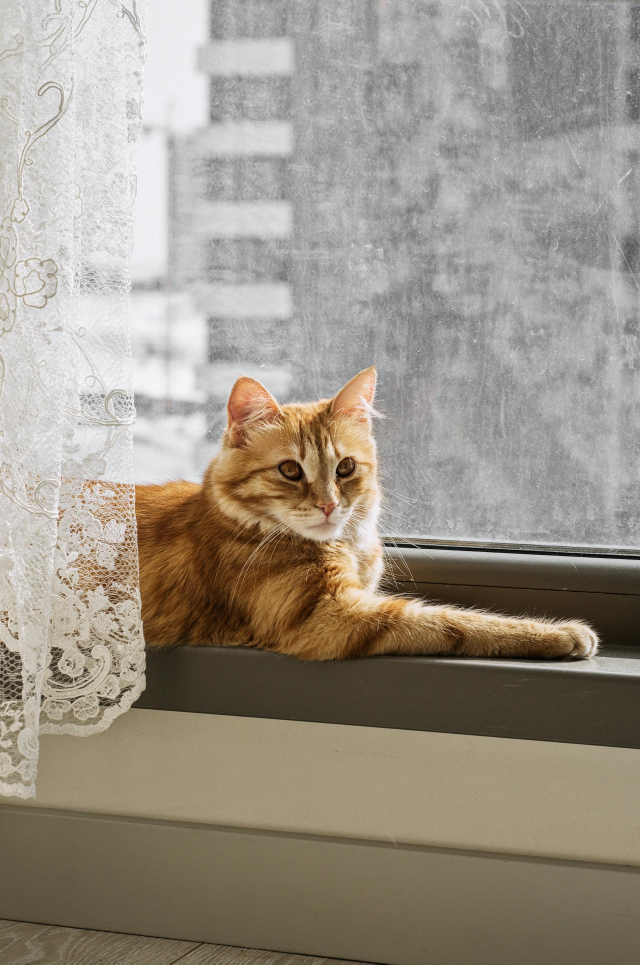
#> input picture episodes/第2期_昇腾部署Qwen3-VL-8B概念讲解/05_图片素材/real/real_P02_s02.jpg, 1920 x 2893 px (shown at 1/3 size)
$ python images_to_base64.py --dir '../episodes/第2期_昇腾部署Qwen3-VL-8B概念讲解/05_图片素材/real'
#> lines starting #> are read from the running program, lines starting #| are printed output that depends on the picture
#!/usr/bin/env python3
"""
images_to_base64.py — 图片目录 → base64 映射 JSON

用法:
  python3 scripts/images_to_base64.py --dir 素材/ --out images_b64.json
  python3 scripts/images_to_base64.py --dir 素材/ --quality 85 --max-width 1280 --out images_b64.json
  python3 scripts/images_to_base64.py --dir 素材/ --html-script images_script.js
"""

import argparse, base64, json, os, sys
from pathlib import Path

try:
    from PIL import Image; HAS_PIL = True
except ImportError:
    HAS_PIL = False

EXTS = {".png",".jpg",".jpeg",".gif",".webp"}
MIME = {".png":"image/png",".jpg":"image/jpeg",".jpeg":"image/jpeg",".gif":"image/gif",".webp":"image/webp"}

def compress(path, quality=85, mw=1920, mh=1080):
#> called with quality = 85, mw = 1920, mh = 1080
    if not HAS_PIL: return None
    img = Image.open(path)
#> img is the input picture: PIL image 1920x2893 RGB; mean R, G, B 155.3, 147.6, 136.1
    if img.mode in ("RGBA","P"): img = img.convert("RGB")
    w,h = img.size
#> w = 1920; h = 2893
    if w>mw or h>mh:
        r = min(mw/w, mh/h, 1.0)
#> r = 0.373
        img = img.resize((int(w*r),int(h*r)), Image.LANCZOS)
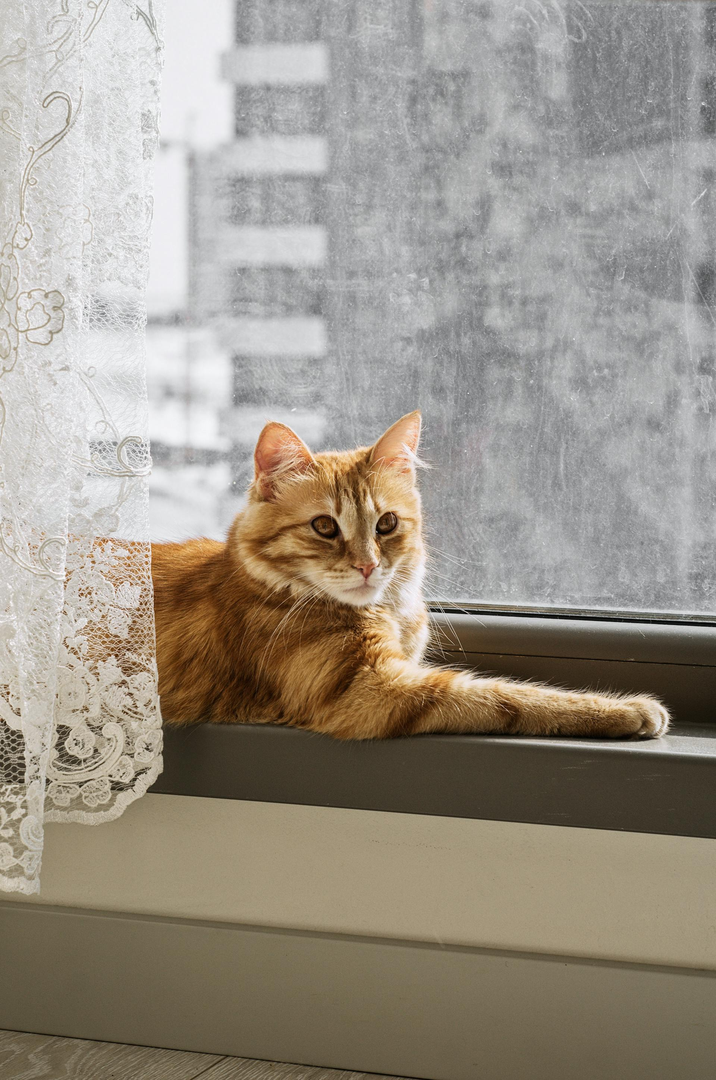
#> img: PIL image 716x1080 RGB; mean R, G, B 155.3, 147.6, 136.1
    import io; buf = io.BytesIO()
    img.save(buf, format="JPEG", quality=quality, optimize=True)
    return buf.getvalue()

def run(directory, quality=85, compress_flag=True, mw=1920, mh=1080, prefix="images"):
    dp = Path(directory)
    if not dp.is_dir():
        print(f"❌ 目录不存在: {dp}", file=sys.stderr)
        return {"images":{}, "summary":{"count":0,"total_bytes":0,"total_b64_bytes":0}}
    files = sorted([f for f in dp.iterdir() if f.suffix.lower() in EXTS])
    if not files:
        print("⚠️  无图片"); return {"images":{},"summary":{"count":0,"total_bytes":0,"total_b64_bytes":0}}
    images, orig_total, b64_total, comp_n, count = {}, 0, 0, 0, 0
    for fp in files:
        orig = fp.stat().st_size; orig_total += orig
        if compress_flag and HAS_PIL and fp.suffix.lower() in {".png",".jpg",".jpeg"}:
            comp = compress(str(fp), quality, mw, mh)
            if comp:
                b64 = base64.b64encode(comp).decode(); mime = "image/jpeg"
                if len(comp) < orig * 0.9: comp_n += 1
            else:
                b64 = base64.b64encode(fp.read_bytes()).decode(); mime = MIME.get(fp.suffix, "image/png")
        else:
            b64 = base64.b64encode(fp.read_bytes()).decode(); mime = MIME.get(fp.suffix, "image/png")
        uri = f"data:{mime};base64,{b64}"
        images[f"{prefix}/{fp.name}"] = uri
        b64_total += len(uri.encode()); count += 1
        print(f"  ✓ {fp.name:35s} {orig//1024:>5d}KB → b64 {len(b64)//1024:>5d}KB" + (" 💾" if comp_n else ""))
    return {"images":images,"summary":{"count":count,"total_bytes":orig_total,"total_b64_bytes":b64_total,"compressed":comp_n}}

def main():
    p = argparse.ArgumentParser(description=__doc__)
    p.add_argument("--dir", required=True); p.add_argument("--out", default="images_b64.json")
    p.add_argument("--quality", type=int, default=85); p.add_argument("--no-compress", action="store_true")
    p.add_argument("--max-width", type=int, default=1920); p.add_argument("--max-height", type=int, default=1080)
    p.add_argument("--prefix", default="images"); p.add_argument("--html-script")
    args = p.parse_args()
    r = run(args.dir, args.quality, not args.no_compress, args.max_width, args.max_height, args.prefix)
    if r["summary"]["count"] == 0: return
    with open(args.out, "w") as f: json.dump(r, f, ensure_ascii=False, indent=2)
    s = r["summary"]
    print(f"\n💾 {args.out}  |  {s['count']}张  |  原始{s['total_bytes']//1024:,}KB  |  b64{s['total_b64_bytes']//1024:,}KB")
    if args.html_script:
        script = "<script>window.__IMAGES=window.__IMAGES||{};\n"
        for k,v in r["images"].items():
            script += f'window.__IMAGES["{k}"]="{v}";\n'
        script += "</script>"
        with open(args.html_script, "w") as f: f.write(script)
        print(f"   HTML script: {args.html_script}")

if __name__ == "__main__":
    main()
